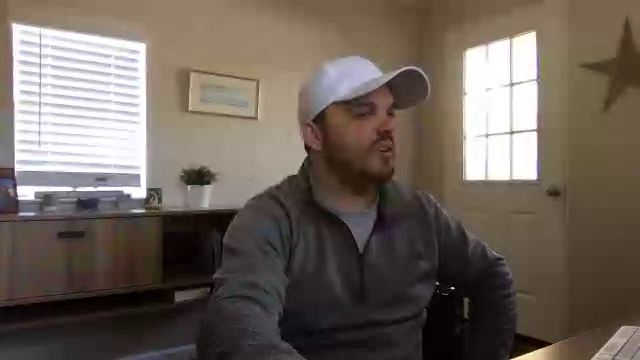
#> input picture frame 23 of input/test.webm, 640 x 360 px
$ python faceDetection_readVideo.py   (older library calls are emulated)
#> lines starting #> are read from the running program, lines starting #| are printed output that depends on the picture; after the words box and inside, x2 and y2 are one past the last pixel; in counts of white or black regions, pixels touching at a corner belong together
import cv2
import sys

#https://opencv-python-tutroals.readthedocs.io/en/latest/py_tutorials/py_gui/py_video_display/py_video_display.html
cascPath= 'haarcascade_frontalface_default.xml'
faceCascade = cv2.CascadeClassifier(cascPath)

cap = cv2.VideoCapture('test.webm')

while(cap.isOpened()):

    # Capture frame-by-frame
    ret, frame = cap.read()
#> frame is the input picture: shape (360, 640, 3); mean B, G, R 90.3, 98.8, 109.7
    gray = cv2.cvtColor(frame, cv2.COLOR_BGR2GRAY)
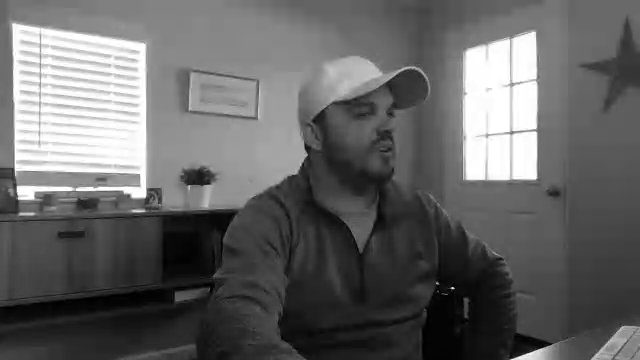
#> gray: shape (360, 640); min 0, max 255, mean 101.1

    faces = faceCascade.detectMultiScale(
        gray,
        scaleFactor=1.1,
        minNeighbors=5,
        minSize=(30, 30),
        #flags=cv2.cv.CV_HAAR_SCALE_IMAGE
    )
#> faces = [[203, 220, 100, 100]]

    # Draw a rectangle around the faces
    for (x, y, w, h) in faces:
        cv2.rectangle(frame, (x, y), (x+w, y+h), (0, 255, 0), 2)
#> this loop made 1 pass
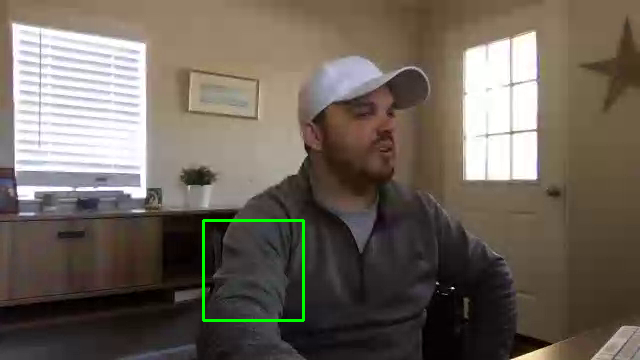
#> frame: shape (360, 640, 3); 0.52% of pixels changed, all inside (x1, y1, x2, y2) = (202, 219, 305, 322)

    # Display the resulting frame
    cv2.imshow('Video', frame)

    if cv2.waitKey(1) & 0xFF == ord('q'):
#> (key q is pressed here)
        break

# When everything is done, release the capture
#> (the run stopped early here; a loop or call above may not have finished)

$ run again, starting later in the video
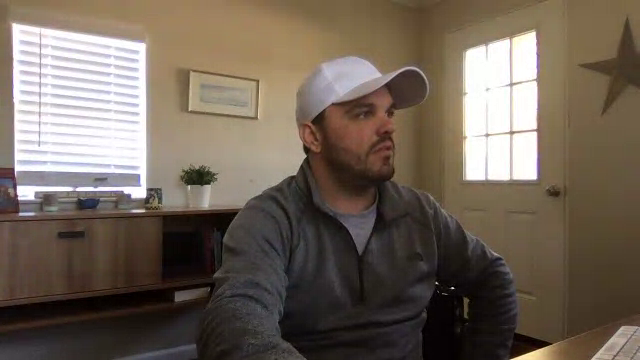
#> input picture frame 104 of input/test.webm, 640 x 360 px
#> frame is the input picture: shape (360, 640, 3); mean B, G, R 87.9, 100.2, 112.6
#> `gray = cv2.cvtColor(frame, cv2.COLOR_BGR2GRAY)`:
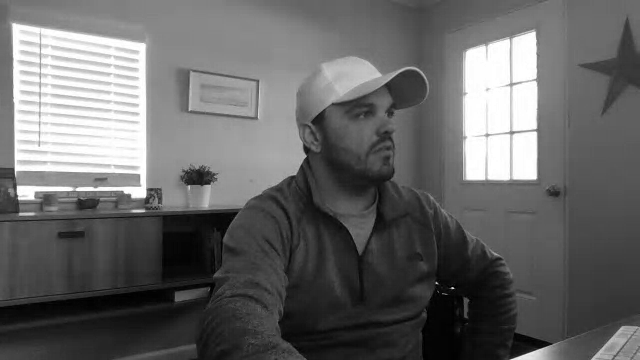
#> gray: shape (360, 640); min 0, max 255, mean 102.5
#> faces = [[202, 215, 100, 100]]
#> the loop `for (x, y, w, h) in faces:` made 1 pass
#> after the loop `for (x, y, w, h) in faces:`:
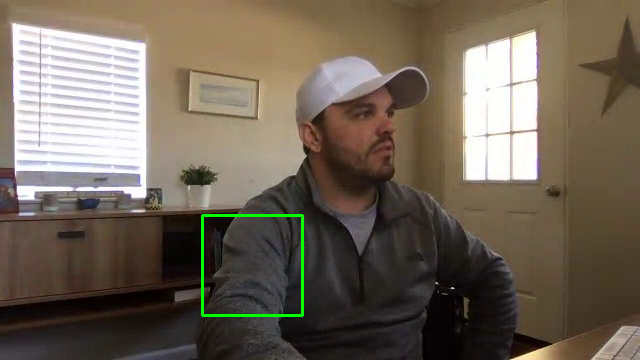
#> frame: shape (360, 640, 3); 0.52% of pixels changed, all inside (x1, y1, x2, y2) = (201, 214, 304, 317)

$ run again, starting later in the video
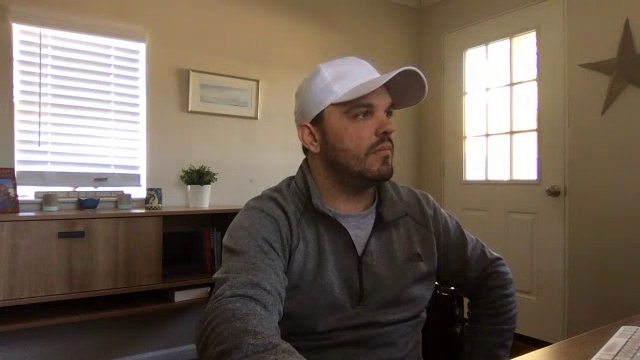
#> input picture frame 186 of input/test.webm, 640 x 360 px
#> frame is the input picture: shape (360, 640, 3); mean B, G, R 87.3, 100.3, 113.8
#> `gray = cv2.cvtColor(frame, cv2.COLOR_BGR2GRAY)`:
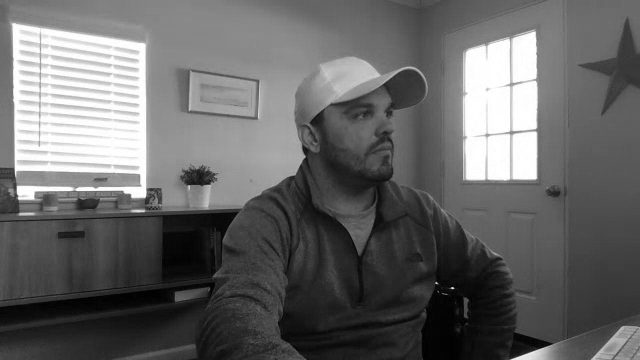
#> gray: shape (360, 640); min 0, max 255, mean 102.8
#> faces = [[197, 212, 108, 108]]
#> the loop `for (x, y, w, h) in faces:` made 1 pass
#> after the loop `for (x, y, w, h) in faces:`:
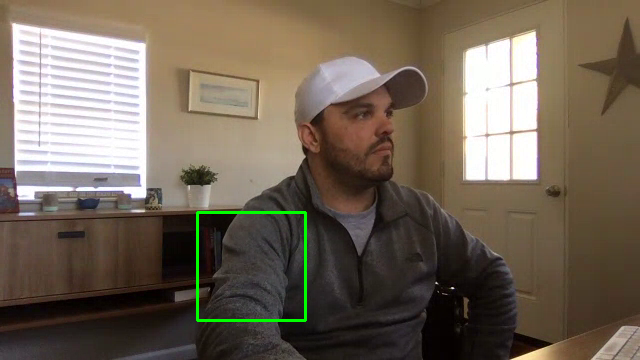
#> frame: shape (360, 640, 3); 0.56% of pixels changed, all inside (x1, y1, x2, y2) = (196, 211, 307, 322)
